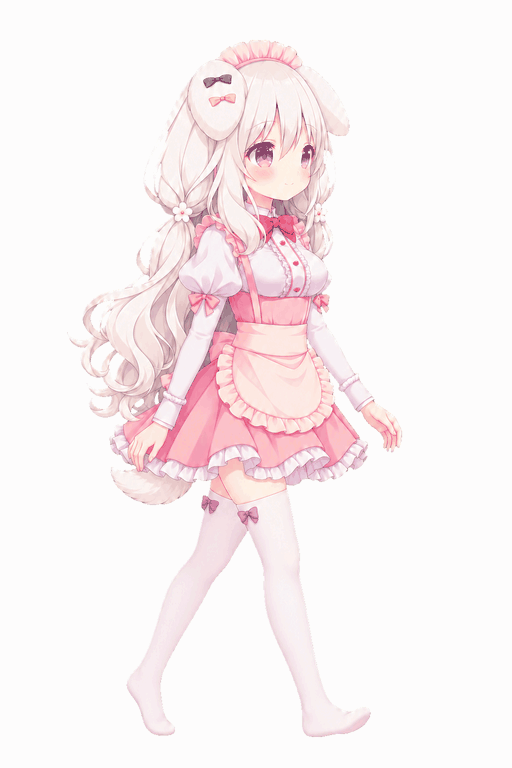
#> input picture art/walk-kit/out/arm-fix/before/out/2-keys/preview.gif, 512 x 768 px
$ python -i make_review.py   (imports and definitions only)
#> lines starting #> are read from the running program, lines starting #| are printed output that depends on the picture
#> further down, picture is the input picture: PIL image 512x768 P; mean R, G, B 250, 241.1, 242.2
"""Build the review sheet/GIF requested by Stage 2; leave key PNGs intact."""
import json
from pathlib import Path

from PIL import Image, ImageChops, ImageDraw, ImageFont, ImageSequence

DIRECTORY = Path(__file__).resolve().parent
KEYS = [f"W{index:02d}" for index in range(0, 16, 2)]


def white_preview(image):
    """Replace chroma green with white, removing green tint from edge samples."""
    red, green, blue = image.convert("RGB").split()
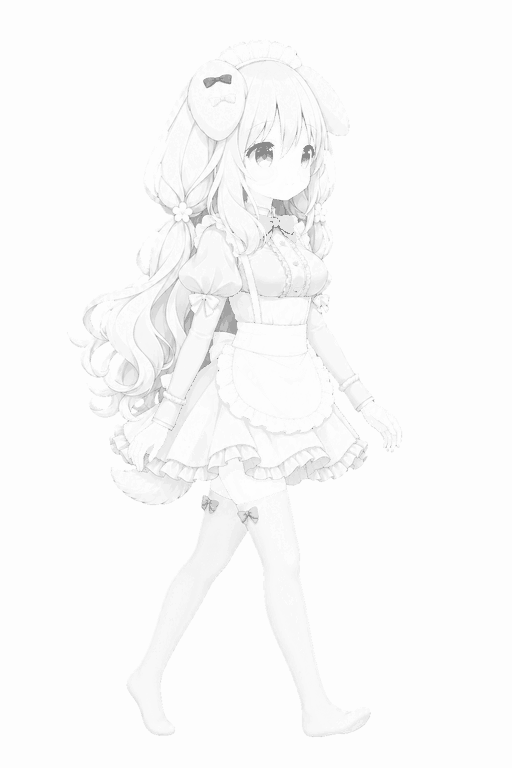
#> red: PIL image 512x768 L; min 138, max 254, mean 250
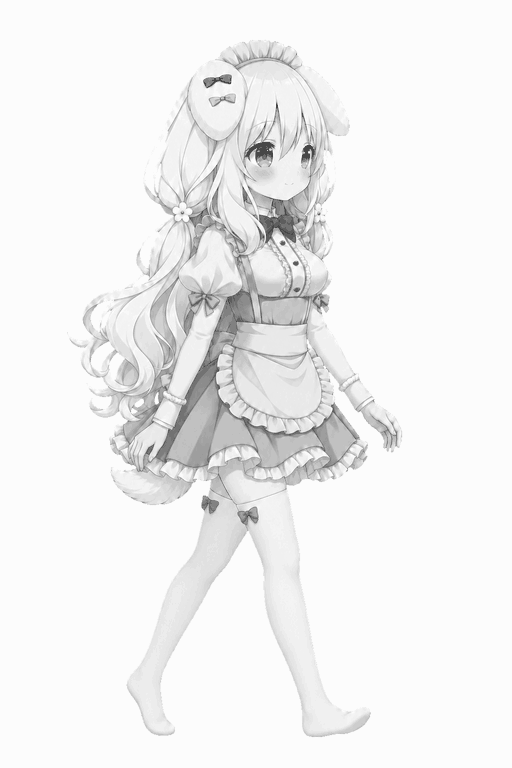
#> green: PIL image 512x768 L; min 71, max 252, mean 241.1
    excess = ImageChops.subtract(green, ImageChops.lighter(red, blue))
#> excess: PIL image 512x768 L; every value is 0
    background = excess.point(lambda value: 255 if value >= 60 else 0)
    neutral_edges = Image.merge(
        "RGB", (ImageChops.add(red, excess), green, ImageChops.add(blue, excess))
    )
    return Image.composite(Image.new("RGB", image.size, "white"), neutral_edges, background)


# [50 lines left out: function main, not called in this run]


# [2 lines not run here, left out]

>>> from PIL import Image
>>> picture = Image.open('preview.gif')
>>> result = white_preview(picture)
